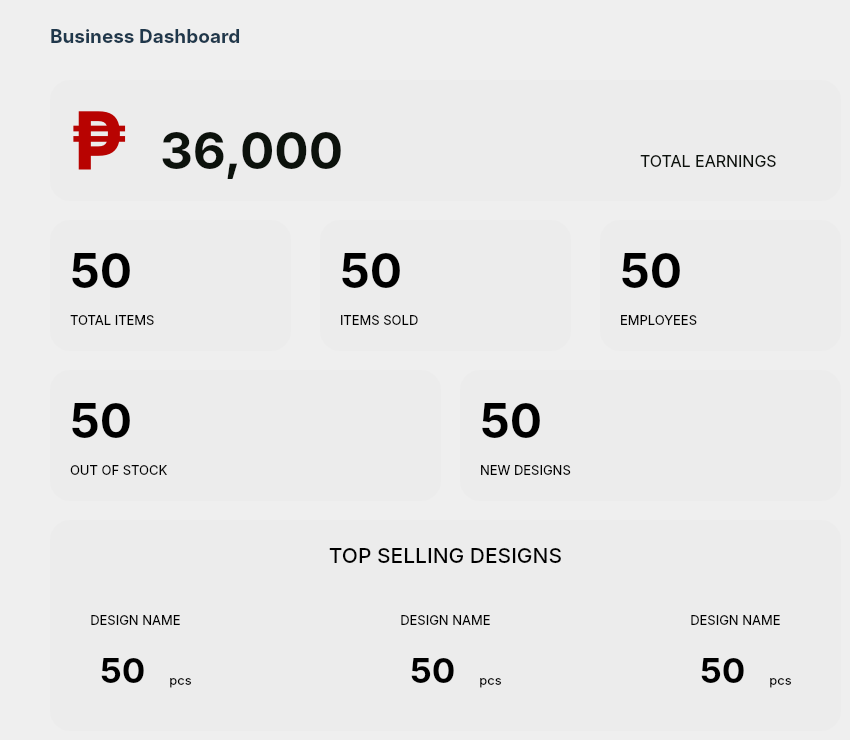
    <widget class="QWidget" name="dashboard">
     <widget class="QWidget" name="widget_2" native="true">
      <property name="geometry">
       <rect>
        <x>50</x>
        <y>80</y>
        <width>791</width>
        <height>121</height>
       </rect>
      </property>
      <property name="styleSheet">
       <string notr="true">background-color: rgb(236,236,236);
border-radius: 20px;</string>
      </property>
      <widget class="QLabel" name="label_7">
       <property name="geometry">
        <rect>
         <x>590</x>
         <y>60</y>
         <width>201</width>
         <height>41</height>
        </rect>
       </property>
       <property name="font">
        <font>
         <family>Inter</family>
         <pointsize>12</pointsize>
         <weight>50</weight>
         <bold>false</bold>
        </font>
       </property>
       <property name="styleSheet">
        <string notr="true">background: none;
border: none;
color: rgb(12,18,12);
</string>
       </property>
       <property name="text">
        <string>TOTAL EARNINGS</string>
       </property>
      </widget>
      <widget class="QLabel" name="label_8">
       <property name="geometry">
        <rect>
         <x>110</x>
         <y>30</y>
         <width>351</width>
         <height>81</height>
        </rect>
       </property>
       <property name="font">
        <font>
         <family>Inter</family>
         <pointsize>38</pointsize>
         <weight>75</weight>
         <bold>true</bold>
        </font>
       </property>
       <property name="styleSheet">
        <string notr="true">color: rgb(12,18,12);
background: none;
border: none;

</string>
       </property>
       <property name="text">
        <string>36,000</string>
       </property>
      </widget>
      <widget class="QLabel" name="label_9">
       <property name="geometry">
        <rect>
         <x>20</x>
         <y>20</y>
         <width>91</width>
         <height>81</height>
        </rect>
       </property>
       <property name="font">
        <font>
         <family>Inter</family>
         <pointsize>60</pointsize>
         <weight>75</weight>
         <bold>true</bold>
        </font>
       </property>
       <property name="styleSheet">
        <string notr="true">
background: none;
border: none;
color: rgb(184,3,1);</string>
       </property>
       <property name="text">
        <string>₱</string>
       </property>
      </widget>
     </widget>
     <widget class="QWidget" name="widget_4" native="true">
      <property name="geometry">
       <rect>
        <x>50</x>
        <y>220</y>
        <width>241</width>
        <height>131</height>
       </rect>
      </property>
      <property name="styleSheet">
       <string notr="true">background-color: rgb(236,236,236);
border-radius: 20px;</string>
      </property>
      <widget class="QLabel" name="label_16">
       <property name="geometry">
        <rect>
         <x>20</x>
         <y>80</y>
         <width>151</width>
         <height>41</height>
        </rect>
       </property>
       <property name="font">
        <font>
         <family>Inter</family>
         <pointsize>10</pointsize>
         <weight>50</weight>
         <bold>false</bold>
        </font>
       </property>
       <property name="styleSheet">
        <string notr="true">background: none;
border: none;
color: black;</string>
       </property>
       <property name="text">
        <string>TOTAL ITEMS</string>
       </property>
      </widget>
      <widget class="QLabel" name="label_17">
       <property name="geometry">
        <rect>
         <x>20</x>
         <y>20</y>
         <width>111</width>
         <height>61</height>
        </rect>
       </property>
       <property name="font">
        <font>
         <family>Inter</family>
         <pointsize>36</pointsize>
         <weight>75</weight>
         <bold>true</bold>
        </font>
       </property>
       <property name="styleSheet">
        <string notr="true">background: none;
border: none;
color: Black;</string>
       </property>
       <property name="text">
        <string>50</string>
       </property>
      </widget>
     </widget>
     <widget class="QLabel" name="label_25">
      <property name="geometry">
       <rect>
        <x>50</x>
        <y>20</y>
        <width>251</width>
        <height>31</height>
       </rect>
      </property>
      <property name="font">
       <font>
        <family>Inter</family>
        <pointsize>14</pointsize>
        <weight>75</weight>
        <bold>true</bold>
       </font>
      </property>
      <property name="styleSheet">
       <string notr="true">border: none;
color:#1F384C;
background-color: none;</string>
      </property>
      <property name="text">
       <string>Business Dashboard</string>
      </property>
     </widget>
     <widget class="QWidget" name="widget_5" native="true">
      <property name="geometry">
       <rect>
        <x>320</x>
        <y>220</y>
        <width>251</width>
        <height>131</height>
       </rect>
      </property>
      <property name="styleSheet">
       <string notr="true">background-color: rgb(236,236,236);
border-radius: 20px;
</string>
      </property>
      <widget class="QLabel" name="label_20">
       <property name="geometry">
        <rect>
         <x>20</x>
         <y>80</y>
         <width>151</width>
         <height>41</height>
        </rect>
       </property>
       <property name="font">
        <font>
         <family>Inter</family>
         <pointsize>10</pointsize>
         <weight>50</weight>
         <bold>false</bold>
        </font>
       </property>
       <property name="styleSheet">
        <string notr="true">background: none;
border: none;
color: black;</string>
       </property>
       <property name="text">
        <string>ITEMS SOLD</string>
       </property>
      </widget>
      <widget class="QLabel" name="label_21">
       <property name="geometry">
        <rect>
         <x>20</x>
         <y>20</y>
         <width>111</width>
         <height>61</height>
        </rect>
       </property>
       <property name="font">
        <font>
         <family>Inter</family>
         <pointsize>36</pointsize>
         <weight>75</weight>
         <bold>true</bold>
        </font>
       </property>
       <property name="styleSheet">
        <string notr="true">background: none;
border: none;
color: black;</string>
       </property>
       <property name="text">
        <string>50</string>
       </property>
      </widget>
     </widget>
     <widget class="QWidget" name="widget_6" native="true">
      <property name="geometry">
       <rect>
        <x>600</x>
        <y>220</y>
        <width>241</width>
        <height>131</height>
       </rect>
      </property>
      <property name="styleSheet">
       <string notr="true">background-color: rgb(236,236,236);
border-radius: 20px;</string>
      </property>
      <widget class="QLabel" name="label_22">
       <property name="geometry">
        <rect>
         <x>20</x>
         <y>80</y>
         <width>151</width>
         <height>41</height>
        </rect>
       </property>
       <property name="font">
        <font>
         <family>Inter</family>
         <pointsize>10</pointsize>
         <weight>50</weight>
         <bold>false</bold>
        </font>
       </property>
       <property name="styleSheet">
        <string notr="true">background: none;
border: none;
color: black;</string>
       </property>
       <property name="text">
        <string>EMPLOYEES</string>
       </property>
      </widget>
      <widget class="QLabel" name="label_23">
       <property name="geometry">
        <rect>
         <x>20</x>
         <y>20</y>
         <width>111</width>
         <height>61</height>
        </rect>
       </property>
       <property name="font">
        <font>
         <family>Inter</family>
         <pointsize>36</pointsize>
         <weight>75</weight>
         <bold>true</bold>
        </font>
       </property>
       <property name="styleSheet">
        <string notr="true">background: none;
border: none;
color: black;</string>
       </property>
       <property name="text">
        <string>50</string>
       </property>
      </widget>
     </widget>
     <widget class="QWidget" name="widget_7" native="true">
      <property name="geometry">
       <rect>
        <x>50</x>
        <y>370</y>
        <width>391</width>
        <height>131</height>
       </rect>
      </property>
      <property name="styleSheet">
       <string notr="true">background-color: rgb(236,236,236);
border-radius: 20px;</string>
      </property>
      <widget class="QLabel" name="label_33">
       <property name="geometry">
        <rect>
         <x>20</x>
         <y>80</y>
         <width>151</width>
         <height>41</height>
        </rect>
       </property>
       <property name="font">
        <font>
         <family>Inter</family>
         <pointsize>10</pointsize>
         <weight>50</weight>
         <bold>false</bold>
        </font>
       </property>
       <property name="styleSheet">
        <string notr="true">background: none;
border: none;
color: black;</string>
       </property>
       <property name="text">
        <string>OUT OF STOCK</string>
       </property>
      </widget>
      <widget class="QLabel" name="label_34">
       <property name="geometry">
        <rect>
         <x>20</x>
         <y>20</y>
         <width>111</width>
         <height>61</height>
        </rect>
       </property>
       <property name="font">
        <font>
         <family>Inter</family>
         <pointsize>36</pointsize>
         <weight>75</weight>
         <bold>true</bold>
        </font>
       </property>
       <property name="styleSheet">
        <string notr="true">background: none;
border: none;
color: Black;</string>
       </property>
       <property name="text">
        <string>50</string>
       </property>
      </widget>
     </widget>
     <widget class="QWidget" name="widget_8" native="true">
      <property name="geometry">
       <rect>
        <x>460</x>
        <y>370</y>
        <width>381</width>
        <height>131</height>
       </rect>
      </property>
      <property name="styleSheet">
       <string notr="true">background-color: rgb(236,236,236);
border-radius: 20px;</string>
      </property>
      <widget class="QLabel" name="label_35">
       <property name="geometry">
        <rect>
         <x>20</x>
         <y>80</y>
         <width>151</width>
         <height>41</height>
        </rect>
       </property>
       <property name="font">
        <font>
         <family>Inter</family>
         <pointsize>10</pointsize>
         <weight>50</weight>
         <bold>false</bold>
        </font>
       </property>
       <property name="styleSheet">
        <string notr="true">background: none;
border: none;
color: black;</string>
       </property>
       <property name="text">
        <string>NEW DESIGNS</string>
       </property>
      </widget>
      <widget class="QLabel" name="label_36">
       <property name="geometry">
        <rect>
         <x>20</x>
         <y>20</y>
         <width>111</width>
         <height>61</height>
        </rect>
       </property>
       <property name="font">
        <font>
         <family>Inter</family>
         <pointsize>36</pointsize>
         <weight>75</weight>
         <bold>true</bold>
        </font>
       </property>
       <property name="styleSheet">
        <string notr="true">background: none;
border: none;
color: Black;</string>
       </property>
       <property name="text">
        <string>50</string>
       </property>
      </widget>
     </widget>
     <widget class="QWidget" name="widget_10" native="true">
      <property name="geometry">
       <rect>
        <x>50</x>
        <y>520</y>
        <width>791</width>
        <height>211</height>
       </rect>
      </property>
      <property name="styleSheet">
       <string notr="true">background-color: rgb(236,236,236);
border-radius: 20px;</string>
      </property>
      <widget class="QLabel" name="label_37">
       <property name="geometry">
        <rect>
         <x>10</x>
         <y>80</y>
         <width>151</width>
         <height>41</height>
        </rect>
       </property>
       <property name="font">
        <font>
         <family>Inter</family>
         <pointsize>10</pointsize>
         <weight>50</weight>
         <bold>false</bold>
        </font>
       </property>
       <property name="styleSheet">
        <string notr="true">background: none;
border: none;
color: black;
</string>
       </property>
       <property name="text">
        <string>DESIGN NAME</string>
       </property>
       <property name="alignment">
        <set>Qt::AlignCenter</set>
       </property>
      </widget>
      <widget class="QLabel" name="label_38">
       <property name="geometry">
        <rect>
         <x>50</x>
         <y>120</y>
         <width>111</width>
         <height>61</height>
        </rect>
       </property>
       <property name="font">
        <font>
         <family>Inter</family>
         <pointsize>26</pointsize>
         <weight>75</weight>
         <bold>true</bold>
        </font>
       </property>
       <property name="styleSheet">
        <string notr="true">background: none;
border: none;
color: Black;</string>
       </property>
       <property name="text">
        <string>50</string>
       </property>
      </widget>
      <widget class="QLabel" name="label_39">
       <property name="geometry">
        <rect>
         <x>110</x>
         <y>140</y>
         <width>41</width>
         <height>41</height>
        </rect>
       </property>
       <property name="font">
        <font>
         <family>Inter</family>
         <pointsize>10</pointsize>
         <weight>50</weight>
         <bold>false</bold>
        </font>
       </property>
       <property name="styleSheet">
        <string notr="true">background: none;
border: none;
color: black;
</string>
       </property>
       <property name="text">
        <string>pcs</string>
       </property>
       <property name="alignment">
        <set>Qt::AlignCenter</set>
       </property>
      </widget>
      <widget class="QLabel" name="label_40">
       <property name="geometry">
        <rect>
         <x>360</x>
         <y>120</y>
         <width>111</width>
         <height>61</height>
        </rect>
       </property>
       <property name="font">
        <font>
         <family>Inter</family>
         <pointsize>26</pointsize>
         <weight>75</weight>
         <bold>true</bold>
        </font>
       </property>
       <property name="styleSheet">
        <string notr="true">background: none;
border: none;
color: Black;</string>
       </property>
       <property name="text">
        <string>50</string>
       </property>
      </widget>
      <widget class="QLabel" name="label_41">
       <property name="geometry">
        <rect>
         <x>420</x>
         <y>140</y>
         <width>41</width>
         <height>41</height>
        </rect>
       </property>
       <property name="font">
        <font>
         <family>Inter</family>
         <pointsize>10</pointsize>
         <weight>50</weight>
         <bold>false</bold>
        </font>
       </property>
       <property name="styleSheet">
        <string notr="true">background: none;
border: none;
color: black;
</string>
       </property>
       <property name="text">
        <string>pcs</string>
       </property>
       <property name="alignment">
        <set>Qt::AlignCenter</set>
       </property>
      </widget>
      <widget class="QLabel" name="label_42">
       <property name="geometry">
        <rect>
         <x>320</x>
         <y>80</y>
         <width>151</width>
         <height>41</height>
        </rect>
       </property>
       <property name="font">
        <font>
         <family>Inter</family>
         <pointsize>10</pointsize>
         <weight>50</weight>
         <bold>false</bold>
        </font>
       </property>
       <property name="styleSheet">
        <string notr="true">background: none;
border: none;
color: black;
</string>
       </property>
       <property name="text">
        <string>DESIGN NAME</string>
       </property>
       <property name="alignment">
        <set>Qt::AlignCenter</set>
       </property>
      </widget>
      <widget class="QLabel" name="label_43">
       <property name="geometry">
        <rect>
         <x>650</x>
         <y>120</y>
         <width>111</width>
         <height>61</height>
        </rect>
       </property>
       <property name="font">
        <font>
         <family>Inter</family>
         <pointsize>26</pointsize>
         <weight>75</weight>
         <bold>true</bold>
        </font>
       </property>
       <property name="styleSheet">
        <string notr="true">background: none;
border: none;
color: Black;</string>
       </property>
       <property name="text">
        <string>50</string>
       </property>
      </widget>
      <widget class="QLabel" name="label_44">
       <property name="geometry">
        <rect>
         <x>610</x>
         <y>80</y>
         <width>151</width>
         <height>41</height>
        </rect>
       </property>
       <property name="font">
        <font>
         <family>Inter</family>
         <pointsize>10</pointsize>
         <weight>50</weight>
         <bold>false</bold>
        </font>
       </property>
       <property name="styleSheet">
        <string notr="true">background: none;
border: none;
color: black;
</string>
       </property>
       <property name="text">
        <string>DESIGN NAME</string>
       </property>
       <property name="alignment">
        <set>Qt::AlignCenter</set>
       </property>
      </widget>
      <widget class="QLabel" name="label_45">
       <property name="geometry">
        <rect>
         <x>710</x>
         <y>140</y>
         <width>41</width>
         <height>41</height>
        </rect>
       </property>
       <property name="font">
        <font>
         <family>Inter</family>
         <pointsize>10</pointsize>
         <weight>50</weight>
         <bold>false</bold>
        </font>
       </property>
       <property name="styleSheet">
        <string notr="true">background: none;
border: none;
color: black;
</string>
       </property>
       <property name="text">
        <string>pcs</string>
       </property>
       <property name="alignment">
        <set>Qt::AlignCenter</set>
       </property>
      </widget>
      <widget class="QLabel" name="label_6">
       <property name="geometry">
        <rect>
         <x>0</x>
         <y>20</y>
         <width>791</width>
         <height>31</height>
        </rect>
       </property>
       <property name="font">
        <font>
         <family>Inter Medium</family>
         <pointsize>16</pointsize>
         <weight>50</weight>
         <bold>false</bold>
        </font>
       </property>
       <property name="styleSheet">
        <string notr="true">border: none;
color: black;
background-color: none;</string>
       </property>
       <property name="text">
        <string>TOP SELLING DESIGNS</string>
       </property>
       <property name="alignment">
        <set>Qt::AlignCenter</set>
       </property>
      </widget>
     </widget>
    </widget>
